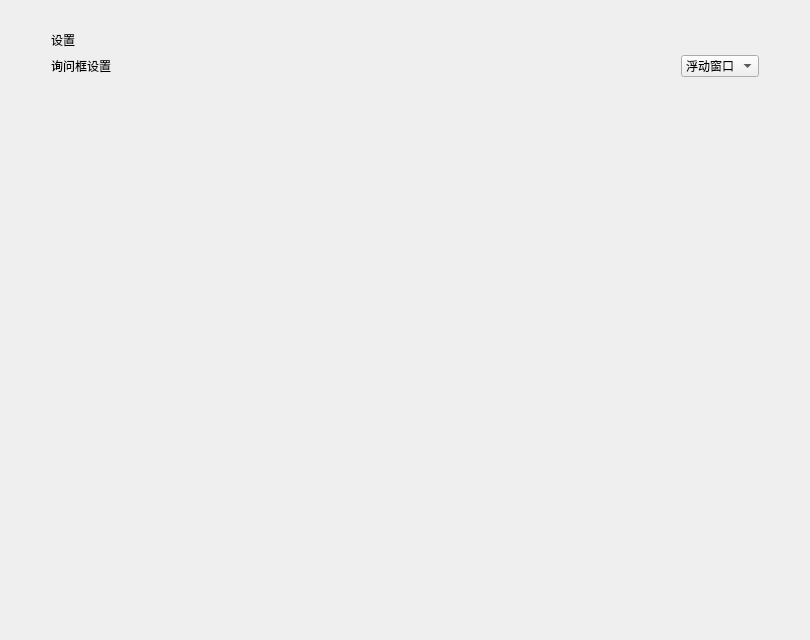
<?xml version="1.0" encoding="UTF-8"?>
<ui version="4.0">
 <class>Form</class>
 <widget class="QWidget" name="Form">
  <property name="geometry">
   <rect>
    <x>0</x>
    <y>0</y>
    <width>810</width>
    <height>640</height>
   </rect>
  </property>
  <property name="windowTitle">
   <string>Form</string>
  </property>
  <layout class="QHBoxLayout" name="horizontalLayout_2">
   <item>
    <layout class="QHBoxLayout" name="horizontalLayout">
     <item>
      <spacer name="horizontalSpacer">
       <property name="orientation">
        <enum>Qt::Horizontal</enum>
       </property>
       <property name="sizeType">
        <enum>QSizePolicy::Fixed</enum>
       </property>
       <property name="sizeHint" stdset="0">
        <size>
         <width>40</width>
         <height>20</height>
        </size>
       </property>
      </spacer>
     </item>
     <item>
      <layout class="QVBoxLayout" name="verticalLayout">
       <item>
        <spacer name="verticalSpacer_2">
         <property name="orientation">
          <enum>Qt::Vertical</enum>
         </property>
         <property name="sizeType">
          <enum>QSizePolicy::Fixed</enum>
         </property>
         <property name="sizeHint" stdset="0">
          <size>
           <width>20</width>
           <height>20</height>
          </size>
         </property>
        </spacer>
       </item>
       <item>
        <widget class="settingTitle" name="label">
         <property name="text">
          <string>设置</string>
         </property>
        </widget>
       </item>
       <item>
        <layout class="QHBoxLayout" name="horizontalLayout_3">
         <item>
          <widget class="BodyLabel" name="label_2">
           <property name="text">
            <string>询问框设置</string>
           </property>
          </widget>
         </item>
         <item>
          <spacer name="horizontalSpacer_3">
           <property name="orientation">
            <enum>Qt::Horizontal</enum>
           </property>
           <property name="sizeHint" stdset="0">
            <size>
             <width>40</width>
             <height>20</height>
            </size>
           </property>
          </spacer>
         </item>
         <item>
          <widget class="ComboBox" name="comboBox">
           <property name="currentText">
            <string>浮动窗口</string>
           </property>
           <property name="currentIndex">
            <number>0</number>
           </property>
           <item>
            <property name="text">
             <string>浮动窗口</string>
            </property>
           </item>
           <item>
            <property name="text">
             <string>固定边缘</string>
            </property>
           </item>
          </widget>
         </item>
        </layout>
       </item>
       <item>
        <spacer name="verticalSpacer">
         <property name="orientation">
          <enum>Qt::Vertical</enum>
         </property>
         <property name="sizeType">
          <enum>QSizePolicy::Expanding</enum>
         </property>
         <property name="sizeHint" stdset="0">
          <size>
           <width>20</width>
           <height>40</height>
          </size>
         </property>
        </spacer>
       </item>
      </layout>
     </item>
     <item>
      <spacer name="horizontalSpacer_2">
       <property name="orientation">
        <enum>Qt::Horizontal</enum>
       </property>
       <property name="sizeType">
        <enum>QSizePolicy::Fixed</enum>
       </property>
       <property name="sizeHint" stdset="0">
        <size>
         <width>40</width>
         <height>20</height>
        </size>
       </property>
      </spacer>
     </item>
    </layout>
   </item>
  </layout>
 </widget>
 <customwidgets>
  <customwidget>
   <class>BodyLabel</class>
   <extends>QLabel</extends>
   <header>qfluentwidgets</header>
  </customwidget>
  <customwidget>
   <class>ComboBox</class>
   <extends>QComboBox</extends>
   <header>qfluentwidgets</header>
  </customwidget>
  <customwidget>
   <class>settingTitle</class>
   <extends>QLabel</extends>
   <header>units.sets</header>
   <slots>
    <slot>changeChatbar(int)</slot>
   </slots>
  </customwidget>
 </customwidgets>
 <resources/>
 <connections>
  <connection>
   <sender>comboBox</sender>
   <signal>currentIndexChanged(int)</signal>
   <receiver>label</receiver>
   <slot>changeChatbar(int)</slot>
   <hints>
    <hint type="sourcelabel">
     <x>715</x>
     <y>71</y>
    </hint>
    <hint type="destinationlabel">
     <x>152</x>
     <y>40</y>
    </hint>
   </hints>
  </connection>
 </connections>
</ui>
